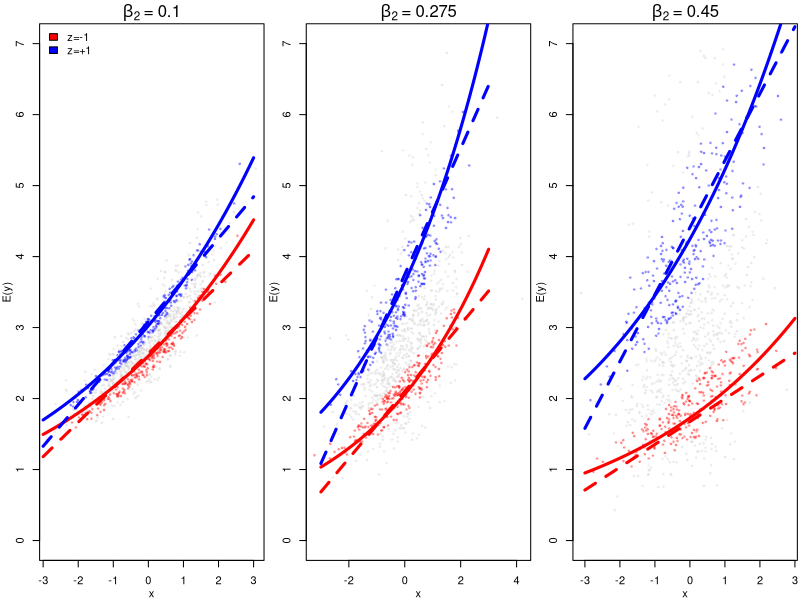
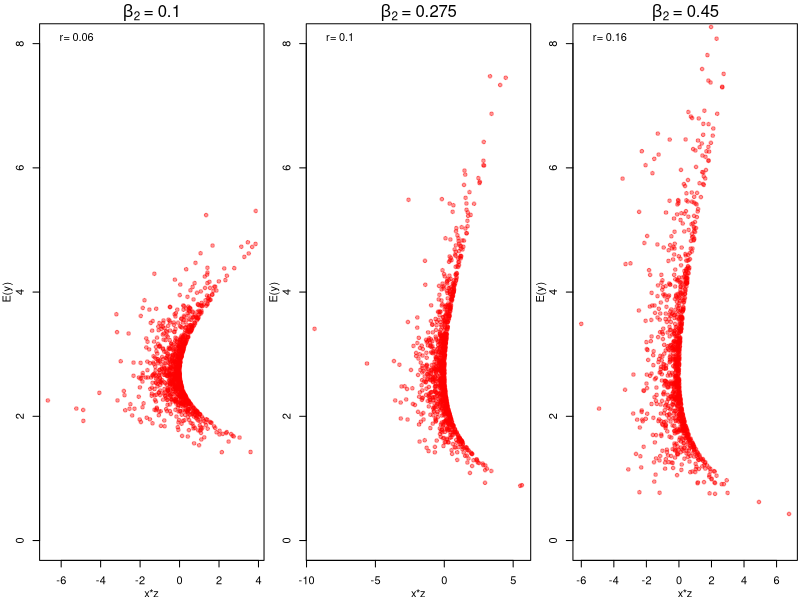

The R script that drew these images, in order:
##b3=0
N<-1000
rho<-0 #.3#rho<-c(0,.5) #seq(0,.3,by=.1)
b0<-1#seq(0,5,length.out=4)
pars<-expand.grid(N=N,rho=rho,b0=b0)
tmp<-list()
for (i in 1:nrow(pars)) tmp[[i]]<-pars[i,]
pars<-tmp


simfun<-function(pars,b1=.2,b2=.5) {
    for (i in 1:length(pars)) assign(names(pars)[i],pars[[i]][1])
    std<-function(x) (x-mean(x,na.rm=TRUE))/sd(x,na.rm=TRUE)
    library(MASS)
    sig<-r2<-numeric()
    xz<-mvrnorm(N,mu=c(0,0),Sigma=matrix(c(1,rho,rho,1),2,2))
    y<-b0+b1*xz[,1]+b2*xz[,2]
    y<-exp(y)
    ystar<-y
    y<-rpois(N,y)
    ##
    df<-data.frame(y=y,x=xz[,1],z=xz[,2],ystar=ystar)
}
#L<-lapply(pars,simfun)
L<-list()
b2L<-seq(0.1,.45,length.out=3)
for (b2 in b2L) L[[as.character(b2)]]<-simfun(pars[[1]],b2=b2)


pdf("/home/bd/Dropbox/Apps/Overleaf/Interaction_problems/count_intuition.pdf",width=6,height=2.3)
par(mfrow=c(1,3),mgp=c(2,1,0),mar=c(3,3,1.8,0.2))
for (i in 1:length(L)) {
    z<-L[[i]]
    col.test<-ifelse(abs(z$z-1)<.5,2,1)
    col.test<-ifelse(abs(z$z+1)<.5,3,col.test)
    cc<-col2rgb("lightgray")
    c1<-rgb(cc[1],cc[2],cc[3],max=255,alpha=75)
    cc<-col2rgb("blue")
    c2<-rgb(cc[1],cc[2],cc[3],max=255,alpha=75)
    cc<-col2rgb("red")
    c3<-rgb(cc[1],cc[2],cc[3],max=255,alpha=75)
    col<-c(c1,c2,c3)[col.test]
    xv<-seq(-3,3,length.out=100)
    plot(z$x,
         z$ystar,pch=19,cex=.375,col=col,xlab='x',ylab='E(y)',
         ylim=c(0,7))
    m0<-glm(y~x*z,z,family='poisson')
    y<-predict(m0,data.frame(x=xv,z=-1),type='response')
    lines(xv,y,col='red',lty=1,lwd=3)
    y<-predict(m0,data.frame(x=xv,z=1),type='response')
    lines(xv,y,col='blue',lty=1,lwd=3)
    m<-lm(y~x*z,z)
    y<-predict(m,data.frame(x=xv,z=-1))
    lines(xv,y,col='red',lty=2,lwd=3)
    y<-predict(m,data.frame(x=xv,z=1))
    lines(xv,y,col='blue',lty=2,lwd=3)
    if (i==1) {
        legend("topleft",bty='n',ncol=,c("z=-1","z=+1"),fill=c("red","blue"))
    }
    b0<-as.character(b2L[i])
    mtext(side=3,line=0,bquote(beta[2]~"="~.(b0)))
    #legend("bottomright",bty='n',lty=c(2,1),lwd=3,c(paste("p(lm)=",round(summary(m)$coef[4,4],2)),paste("p(glm)=",round(summary(m0)$coef[4,4],2))),cex=.7)
}
dev.off()


pdf("/home/bd/Dropbox/Apps/Overleaf/Interaction_problems/count_kidney.pdf",width=6,height=2.3)
par(mfrow=c(1,3),mgp=c(2,1,0),mar=c(3,3,1.8,0.2))
for (i in 1:length(L)) {
    z<-L[[i]]
    cc<-col2rgb("lightgray")
    c2<-rgb(cc[1],cc[2],cc[3],max=255,alpha=105)
    plot(z$x*z$z,z$y,pch=19,cex=0,col=c2,xlab='x*z',ylab='E(y)',ylim=c(0,8))
    z2<-z
    cc<-col2rgb("red")
    c1<-rgb(cc[1],cc[2],cc[3],max=255,alpha=105)
    points(z2$x*z2$z,z2$ystar,pch=19,cex=.75,col=c1)
    m<-lm(y~x*z,z)
    #legend("bottomleft",bty='n',legend=paste("pv=",round(summary(m)$coef[4,4],3)))
    #cc<-round(pars[[i]]$cc,2)
    #mtext(side=3,line=0,bquote("c="~.(cc)))
    c1<-cor(z$x*z$z,z$y)
    c2<-cor(z$x*z$z,z$ystar)
    legend("topleft",bty='n',#fill=c("red","lightgray"),
           c(paste("r=",round(c1,2))#,
                                                         #paste("r(ystar,x*z)=",round(c2,2))
                                                         )
           )
    b0<-as.character(b2L[i])
    mtext(side=3,line=0,bquote(beta[2]~"="~.(b0)))
}
dev.off()


